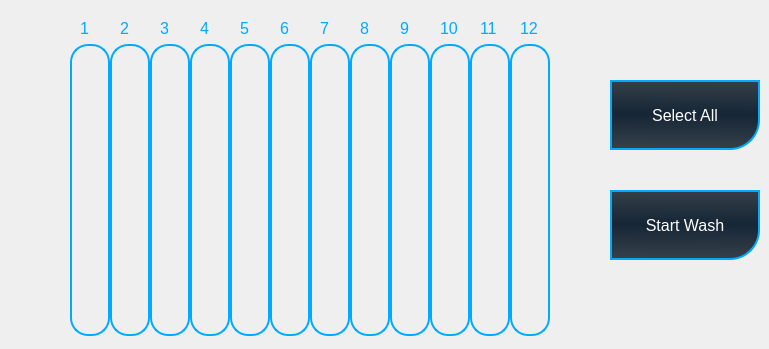
    <widget class="QWidget" name="page_4">
     <widget class="QCheckBox" name="checkBox_112">
      <property name="geometry">
       <rect>
        <x>70</x>
        <y>40</y>
        <width>40</width>
        <height>300</height>
       </rect>
      </property>
      <property name="styleSheet">
       <string notr="true"> QCheckBox::indicator {
border : 2px solid black;
     width: 36px;
     height: 288px;
border-radius : 18px;
border: 2px solid rgb(0, 170, 255);
 }

  QCheckBox::indicator:checked
  {
    background-color:rgb(85, 170, 0);
  }
  QCheckBox::indicator:unchecked
  {
     /*background-color:rgb(30, 85, 0);*/
  }
</string>
      </property>
      <property name="text">
       <string/>
      </property>
     </widget>
     <widget class="QCheckBox" name="checkBox_113">
      <property name="geometry">
       <rect>
        <x>110</x>
        <y>40</y>
        <width>40</width>
        <height>300</height>
       </rect>
      </property>
      <property name="styleSheet">
       <string notr="true"> QCheckBox::indicator {
border : 2px solid black;
     width: 36px;
     height: 288px;
border-radius : 18px;
border: 2px solid rgb(0, 170, 255);
 }

  QCheckBox::indicator:checked
  {
    background-color:rgb(85, 170, 0);
  }
  QCheckBox::indicator:unchecked
  {
     /*background-color:rgb(30, 85, 0);*/
  }
</string>
      </property>
      <property name="text">
       <string/>
      </property>
     </widget>
     <widget class="QCheckBox" name="checkBox_114">
      <property name="geometry">
       <rect>
        <x>150</x>
        <y>40</y>
        <width>40</width>
        <height>300</height>
       </rect>
      </property>
      <property name="styleSheet">
       <string notr="true"> QCheckBox::indicator {
border : 2px solid black;
     width: 36px;
     height: 288px;
border-radius : 18px;
border: 2px solid rgb(0, 170, 255);
 }

  QCheckBox::indicator:checked
  {
    background-color:rgb(85, 170, 0);
  }
  QCheckBox::indicator:unchecked
  {
     /*background-color:rgb(30, 85, 0);*/
  }
</string>
      </property>
      <property name="text">
       <string/>
      </property>
     </widget>
     <widget class="QCheckBox" name="checkBox_115">
      <property name="geometry">
       <rect>
        <x>190</x>
        <y>40</y>
        <width>40</width>
        <height>300</height>
       </rect>
      </property>
      <property name="styleSheet">
       <string notr="true"> QCheckBox::indicator {
border : 2px solid black;
     width: 36px;
     height: 288px;
border-radius : 18px;
border: 2px solid rgb(0, 170, 255);
 }

  QCheckBox::indicator:checked
  {
    background-color:rgb(85, 170, 0);
  }
  QCheckBox::indicator:unchecked
  {
     /*background-color:rgb(30, 85, 0);*/
  }
</string>
      </property>
      <property name="text">
       <string/>
      </property>
     </widget>
     <widget class="QCheckBox" name="checkBox_116">
      <property name="geometry">
       <rect>
        <x>230</x>
        <y>40</y>
        <width>40</width>
        <height>300</height>
       </rect>
      </property>
      <property name="styleSheet">
       <string notr="true"> QCheckBox::indicator {
border : 2px solid black;
     width: 36px;
     height: 288px;
border-radius : 18px;
border: 2px solid rgb(0, 170, 255);
 }

  QCheckBox::indicator:checked
  {
    background-color:rgb(85, 170, 0);
  }
  QCheckBox::indicator:unchecked
  {
     /*background-color:rgb(30, 85, 0);*/
  }
</string>
      </property>
      <property name="text">
       <string/>
      </property>
     </widget>
     <widget class="QCheckBox" name="checkBox_117">
      <property name="geometry">
       <rect>
        <x>270</x>
        <y>40</y>
        <width>40</width>
        <height>300</height>
       </rect>
      </property>
      <property name="styleSheet">
       <string notr="true"> QCheckBox::indicator {
border : 2px solid black;
     width: 36px;
     height: 288px;
border-radius : 18px;
border: 2px solid rgb(0, 170, 255);
 }

  QCheckBox::indicator:checked
  {
    background-color:rgb(85, 170, 0);
  }
  QCheckBox::indicator:unchecked
  {
     /*background-color:rgb(30, 85, 0);*/
  }
</string>
      </property>
      <property name="text">
       <string/>
      </property>
     </widget>
     <widget class="QCheckBox" name="checkBox_118">
      <property name="geometry">
       <rect>
        <x>310</x>
        <y>40</y>
        <width>40</width>
        <height>300</height>
       </rect>
      </property>
      <property name="styleSheet">
       <string notr="true"> QCheckBox::indicator {
border : 2px solid black;
     width: 36px;
     height: 288px;
border-radius : 18px;
border: 2px solid rgb(0, 170, 255);
 }

  QCheckBox::indicator:checked
  {
    background-color:rgb(85, 170, 0);
  }
  QCheckBox::indicator:unchecked
  {
     /*background-color:rgb(30, 85, 0);*/
  }
</string>
      </property>
      <property name="text">
       <string/>
      </property>
     </widget>
     <widget class="QCheckBox" name="checkBox_119">
      <property name="geometry">
       <rect>
        <x>350</x>
        <y>40</y>
        <width>40</width>
        <height>300</height>
       </rect>
      </property>
      <property name="styleSheet">
       <string notr="true"> QCheckBox::indicator {
border : 2px solid black;
     width: 36px;
     height: 288px;
border-radius : 18px;
border: 2px solid rgb(0, 170, 255);
 }

  QCheckBox::indicator:checked
  {
    background-color:rgb(85, 170, 0);
  }
  QCheckBox::indicator:unchecked
  {
     /*background-color:rgb(30, 85, 0);*/
  }
</string>
      </property>
      <property name="text">
       <string/>
      </property>
     </widget>
     <widget class="QCheckBox" name="checkBox_120">
      <property name="geometry">
       <rect>
        <x>390</x>
        <y>40</y>
        <width>40</width>
        <height>300</height>
       </rect>
      </property>
      <property name="styleSheet">
       <string notr="true"> QCheckBox::indicator {
border : 2px solid black;
     width: 36px;
     height: 288px;
border-radius : 18px;
border: 2px solid rgb(0, 170, 255);
 }

  QCheckBox::indicator:checked
  {
    background-color:rgb(85, 170, 0);
  }
  QCheckBox::indicator:unchecked
  {
     /*background-color:rgb(30, 85, 0);*/
  }
</string>
      </property>
      <property name="text">
       <string/>
      </property>
     </widget>
     <widget class="QCheckBox" name="checkBox_121">
      <property name="geometry">
       <rect>
        <x>430</x>
        <y>40</y>
        <width>40</width>
        <height>300</height>
       </rect>
      </property>
      <property name="styleSheet">
       <string notr="true"> QCheckBox::indicator {
border : 2px solid black;
     width: 36px;
     height: 288px;
border-radius : 18px;
border: 2px solid rgb(0, 170, 255);
 }

  QCheckBox::indicator:checked
  {
    background-color:rgb(85, 170, 0);
  }
  QCheckBox::indicator:unchecked
  {
     /*background-color:rgb(30, 85, 0);*/
  }
</string>
      </property>
      <property name="text">
       <string/>
      </property>
     </widget>
     <widget class="QCheckBox" name="checkBox_122">
      <property name="geometry">
       <rect>
        <x>470</x>
        <y>40</y>
        <width>40</width>
        <height>300</height>
       </rect>
      </property>
      <property name="styleSheet">
       <string notr="true"> QCheckBox::indicator {
border : 2px solid black;
     width: 36px;
     height: 288px;
border-radius : 18px;
border: 2px solid rgb(0, 170, 255);
 }

  QCheckBox::indicator:checked
  {
    background-color:rgb(85, 170, 0);
  }
  QCheckBox::indicator:unchecked
  {
     /*background-color:rgb(30, 85, 0);*/
  }
</string>
      </property>
      <property name="text">
       <string/>
      </property>
     </widget>
     <widget class="QCheckBox" name="checkBox_123">
      <property name="geometry">
       <rect>
        <x>510</x>
        <y>40</y>
        <width>40</width>
        <height>300</height>
       </rect>
      </property>
      <property name="styleSheet">
       <string notr="true"> QCheckBox::indicator {
border : 2px solid black;
     width: 36px;
     height: 288px;
border-radius : 18px;
border: 2px solid rgb(0, 170, 255);
 }

  QCheckBox::indicator:checked
  {
    background-color:rgb(85, 170, 0);
  }
  QCheckBox::indicator:unchecked
  {
     /*background-color:rgb(30, 85, 0);*/
  }
</string>
      </property>
      <property name="text">
       <string/>
      </property>
     </widget>
     <widget class="QLabel" name="label">
      <property name="geometry">
       <rect>
        <x>80</x>
        <y>20</y>
        <width>20</width>
        <height>17</height>
       </rect>
      </property>
      <property name="font">
       <font>
        <pointsize>12</pointsize>
       </font>
      </property>
      <property name="styleSheet">
       <string notr="true">

color:rgb(0, 170, 255);
/*border: 2px solid rgb(0, 170, 255);
/*border-bottom-right-radius :30px;
/*border-top-left-radius :30px;*/
/*border-radius: 10px;*/

</string>
      </property>
      <property name="text">
       <string>1</string>
      </property>
     </widget>
     <widget class="QLabel" name="label_2">
      <property name="geometry">
       <rect>
        <x>120</x>
        <y>20</y>
        <width>20</width>
        <height>17</height>
       </rect>
      </property>
      <property name="font">
       <font>
        <pointsize>12</pointsize>
       </font>
      </property>
      <property name="styleSheet">
       <string notr="true">

color:rgb(0, 170, 255);
/*border: 2px solid rgb(0, 170, 255);
/*border-bottom-right-radius :30px;
/*border-top-left-radius :30px;*/
/*border-radius: 10px;*/

</string>
      </property>
      <property name="text">
       <string>2</string>
      </property>
     </widget>
     <widget class="QLabel" name="label_3">
      <property name="geometry">
       <rect>
        <x>200</x>
        <y>20</y>
        <width>20</width>
        <height>17</height>
       </rect>
      </property>
      <property name="font">
       <font>
        <pointsize>12</pointsize>
       </font>
      </property>
      <property name="styleSheet">
       <string notr="true">

color:rgb(0, 170, 255);
/*border: 2px solid rgb(0, 170, 255);
/*border-bottom-right-radius :30px;
/*border-top-left-radius :30px;*/
/*border-radius: 10px;*/

</string>
      </property>
      <property name="text">
       <string>4</string>
      </property>
     </widget>
     <widget class="QLabel" name="label_4">
      <property name="geometry">
       <rect>
        <x>240</x>
        <y>20</y>
        <width>20</width>
        <height>17</height>
       </rect>
      </property>
      <property name="font">
       <font>
        <pointsize>12</pointsize>
       </font>
      </property>
      <property name="styleSheet">
       <string notr="true">

color:rgb(0, 170, 255);
/*border: 2px solid rgb(0, 170, 255);
/*border-bottom-right-radius :30px;
/*border-top-left-radius :30px;*/
/*border-radius: 10px;*/

</string>
      </property>
      <property name="text">
       <string>5</string>
      </property>
     </widget>
     <widget class="QLabel" name="label_5">
      <property name="geometry">
       <rect>
        <x>280</x>
        <y>20</y>
        <width>20</width>
        <height>17</height>
       </rect>
      </property>
      <property name="font">
       <font>
        <pointsize>12</pointsize>
       </font>
      </property>
      <property name="styleSheet">
       <string notr="true">

color:rgb(0, 170, 255);
/*border: 2px solid rgb(0, 170, 255);
/*border-bottom-right-radius :30px;
/*border-top-left-radius :30px;*/
/*border-radius: 10px;*/

</string>
      </property>
      <property name="text">
       <string>6</string>
      </property>
     </widget>
     <widget class="QLabel" name="label_6">
      <property name="geometry">
       <rect>
        <x>320</x>
        <y>20</y>
        <width>20</width>
        <height>17</height>
       </rect>
      </property>
      <property name="font">
       <font>
        <pointsize>12</pointsize>
       </font>
      </property>
      <property name="styleSheet">
       <string notr="true">

color:rgb(0, 170, 255);
/*border: 2px solid rgb(0, 170, 255);
/*border-bottom-right-radius :30px;
/*border-top-left-radius :30px;*/
/*border-radius: 10px;*/

</string>
      </property>
      <property name="text">
       <string>7</string>
      </property>
     </widget>
     <widget class="QLabel" name="label_7">
      <property name="geometry">
       <rect>
        <x>360</x>
        <y>20</y>
        <width>20</width>
        <height>17</height>
       </rect>
      </property>
      <property name="font">
       <font>
        <pointsize>12</pointsize>
       </font>
      </property>
      <property name="styleSheet">
       <string notr="true">

color:rgb(0, 170, 255);
/*border: 2px solid rgb(0, 170, 255);
/*border-bottom-right-radius :30px;
/*border-top-left-radius :30px;*/
/*border-radius: 10px;*/

</string>
      </property>
      <property name="text">
       <string>8</string>
      </property>
     </widget>
     <widget class="QLabel" name="label_8">
      <property name="geometry">
       <rect>
        <x>400</x>
        <y>20</y>
        <width>20</width>
        <height>17</height>
       </rect>
      </property>
      <property name="font">
       <font>
        <pointsize>12</pointsize>
       </font>
      </property>
      <property name="styleSheet">
       <string notr="true">

color:rgb(0, 170, 255);
/*border: 2px solid rgb(0, 170, 255);
/*border-bottom-right-radius :30px;
/*border-top-left-radius :30px;*/
/*border-radius: 10px;*/

</string>
      </property>
      <property name="text">
       <string>9</string>
      </property>
     </widget>
     <widget class="QLabel" name="label_9">
      <property name="geometry">
       <rect>
        <x>440</x>
        <y>20</y>
        <width>25</width>
        <height>17</height>
       </rect>
      </property>
      <property name="font">
       <font>
        <pointsize>12</pointsize>
       </font>
      </property>
      <property name="styleSheet">
       <string notr="true">

color:rgb(0, 170, 255);
/*border: 2px solid rgb(0, 170, 255);
/*border-bottom-right-radius :30px;
/*border-top-left-radius :30px;*/
/*border-radius: 10px;*/

</string>
      </property>
      <property name="text">
       <string>10</string>
      </property>
     </widget>
     <widget class="QLabel" name="label_10">
      <property name="geometry">
       <rect>
        <x>480</x>
        <y>20</y>
        <width>25</width>
        <height>17</height>
       </rect>
      </property>
      <property name="font">
       <font>
        <pointsize>12</pointsize>
       </font>
      </property>
      <property name="styleSheet">
       <string notr="true">

color:rgb(0, 170, 255);
/*border: 2px solid rgb(0, 170, 255);
/*border-bottom-right-radius :30px;
/*border-top-left-radius :30px;*/
/*border-radius: 10px;*/

</string>
      </property>
      <property name="text">
       <string>11</string>
      </property>
     </widget>
     <widget class="QLabel" name="label_11">
      <property name="geometry">
       <rect>
        <x>520</x>
        <y>20</y>
        <width>25</width>
        <height>17</height>
       </rect>
      </property>
      <property name="font">
       <font>
        <pointsize>12</pointsize>
       </font>
      </property>
      <property name="styleSheet">
       <string notr="true">

color:rgb(0, 170, 255);
/*border: 2px solid rgb(0, 170, 255);
/*border-bottom-right-radius :30px;
/*border-top-left-radius :30px;*/
/*border-radius: 10px;*/

</string>
      </property>
      <property name="text">
       <string>12</string>
      </property>
     </widget>
     <widget class="QLabel" name="label_12">
      <property name="geometry">
       <rect>
        <x>160</x>
        <y>20</y>
        <width>20</width>
        <height>17</height>
       </rect>
      </property>
      <property name="font">
       <font>
        <pointsize>12</pointsize>
       </font>
      </property>
      <property name="styleSheet">
       <string notr="true">

color:rgb(0, 170, 255);
/*border: 2px solid rgb(0, 170, 255);
/*border-bottom-right-radius :30px;
/*border-top-left-radius :30px;*/
/*border-radius: 10px;*/

</string>
      </property>
      <property name="text">
       <string>3</string>
      </property>
     </widget>
     <widget class="QToolButton" name="toolButton_6">
      <property name="geometry">
       <rect>
        <x>610</x>
        <y>190</y>
        <width>150</width>
        <height>70</height>
       </rect>
      </property>
      <property name="font">
       <font>
        <pointsize>12</pointsize>
       </font>
      </property>
      <property name="styleSheet">
       <string notr="true">QToolButton {
background-color:qlineargradient(spread:reflect, x1:0.535816, y1:0.489, x2:0.53051, y2:1, stop:0 rgba(22, 38, 54,255), stop:1 rgba(55,65,74,255));
color:rgb(255, 255, 255);
border: 2px solid rgb(0, 170, 255);
border-bottom-right-radius :30px;
/*border-top-left-radius :30px;*/
/*border-radius: 10px;*/
}
QToolButton:pressed{
background-color:rgb(0, 170, 255)
}</string>
      </property>
      <property name="text">
       <string>Start Wash</string>
      </property>
     </widget>
     <widget class="QToolButton" name="toolButton_7">
      <property name="geometry">
       <rect>
        <x>610</x>
        <y>80</y>
        <width>150</width>
        <height>70</height>
       </rect>
      </property>
      <property name="font">
       <font>
        <pointsize>12</pointsize>
       </font>
      </property>
      <property name="styleSheet">
       <string notr="true">QToolButton {
background-color:qlineargradient(spread:reflect, x1:0.535816, y1:0.489, x2:0.53051, y2:1, stop:0 rgba(22, 38, 54,255), stop:1 rgba(55,65,74,255));
color:rgb(255, 255, 255);
border: 2px solid rgb(0, 170, 255);
border-bottom-right-radius :30px;
/*border-top-left-radius :30px;*/
/*border-radius: 10px;*/
}
QToolButton:pressed{
background-color:rgb(0, 170, 255)
}</string>
      </property>
      <property name="text">
       <string>Select All</string>
      </property>
     </widget>
    </widget>
